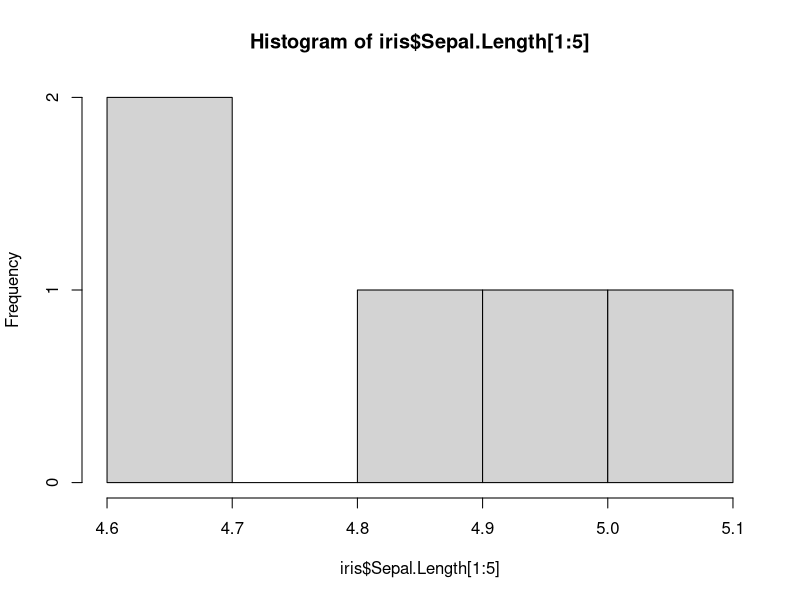
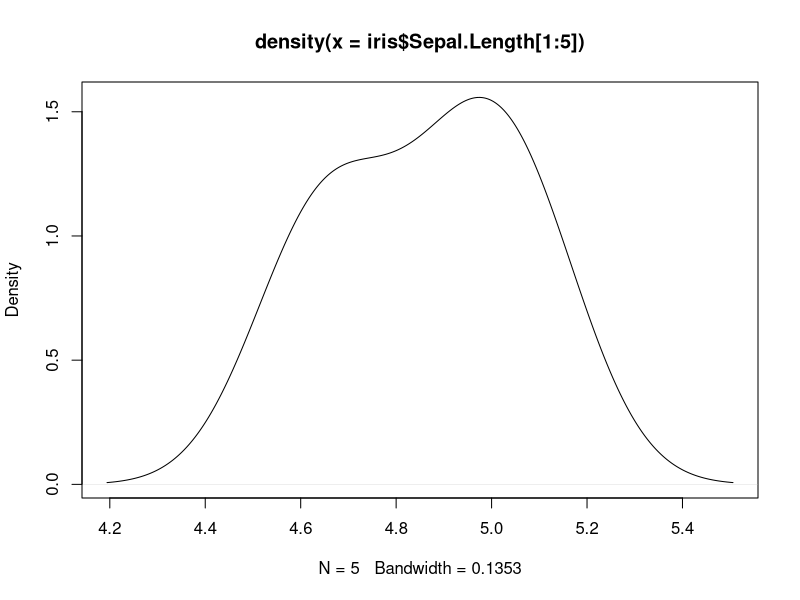
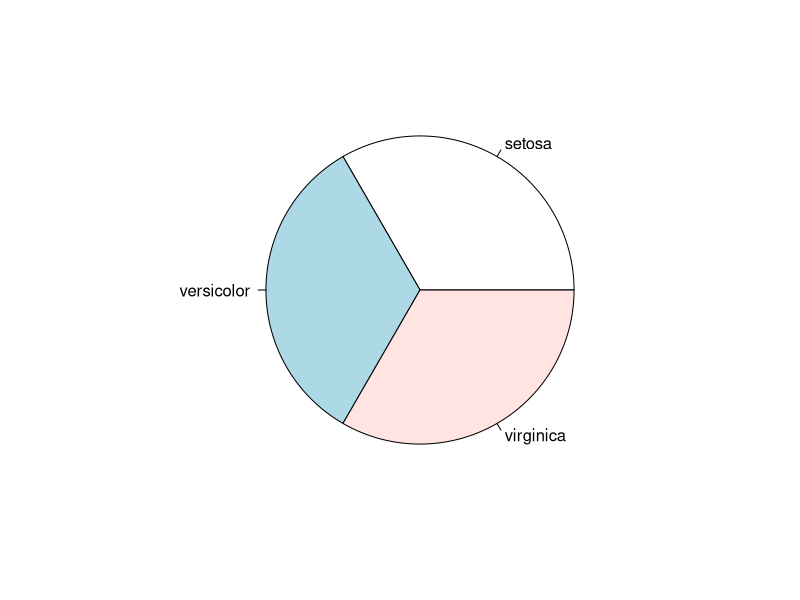

Generate these figures, in order, with R:
library(datasets)

hist(iris$Sepal.Length[1:5])
gra <- density(iris$Sepal.Length[1:5])
plot(gra)
pie(table(iris$Species))
